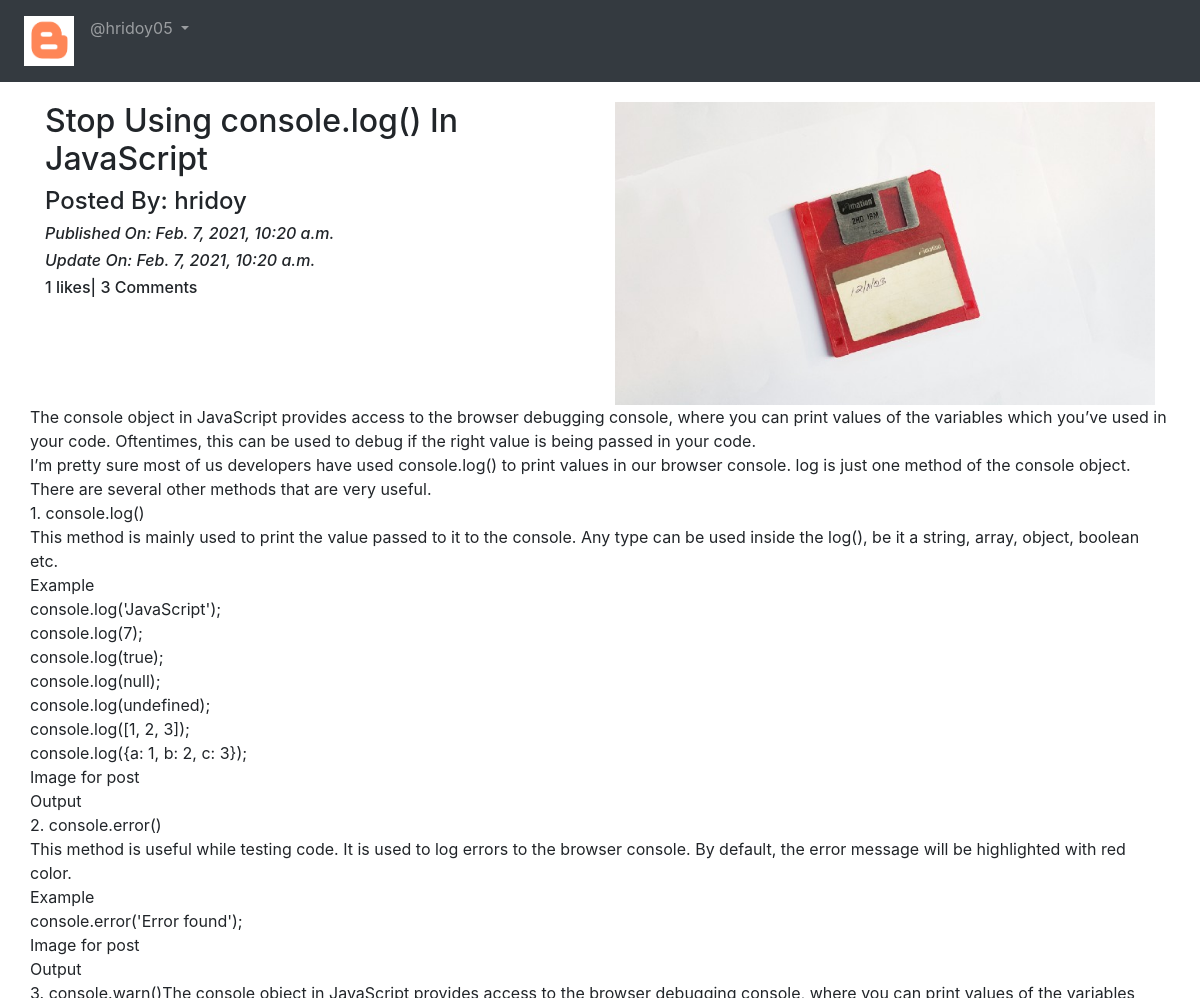
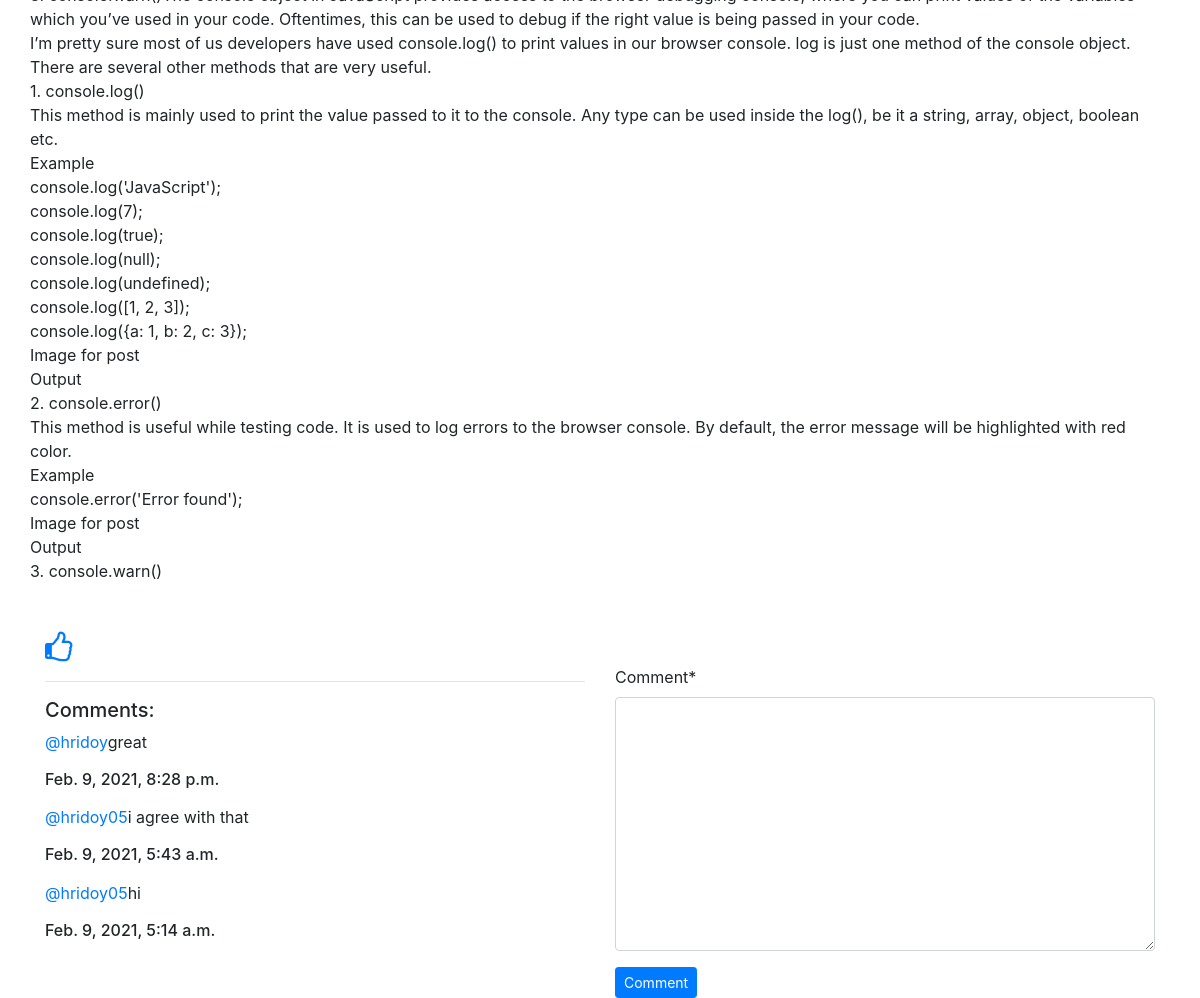
Page /blog/details/Stop-Using-console.log()-In-JavaScript-913d4cc9-a00d-4b66-86b7-d3de20baadc4 (signed in) on the committed database (2 pictures, top to bottom).
### App_Blog/models.py (models this page shows, shortened)
class Blog(models.Model):
    author = models.ForeignKey(User, on_delete=models.CASCADE, related_name="post_author")
    blog_title = models.CharField(max_length= 264, verbose_name="Put a title")
    slug = models.SlugField(max_length=264, unique=True)
    blog_content = models.TextField(verbose_name="What is on your mind")
    blog_image = models.ImageField(upload_to='blog_images',verbose_name="Image")
    publish_date = models.DateTimeField(auto_now_add=True)
    update_date = models.DateTimeField(auto_now=True)
    class Meta:
        ordering = ['-publish_date']

class Comment(models.Model):
    blog = models.ForeignKey(Blog, on_delete=models.CASCADE, related_name="blog_comment")
    user = models.ForeignKey(User, on_delete=models.CASCADE, related_name="user_comment")
    comment = models.TextField()
    comment_date = models.DateTimeField(auto_now_add=True)
    class Meta:
        ordering = ['-comment_date']

### App_Blog/views.py (the view, shortened to what this page needs)
# urls.py: path('details/<str:slug>',views.blog_details, name="blog_details"),
@login_required
def blog_details(request, slug):
    blog = Blog.objects.get(slug=slug)
    comment_form = CommentForm()
    already_liked = Likes.objects.filter(blog=blog, user=request.user)
    if already_liked:
        liked= True
    else:
        liked = False
    return render(request, 'App_Blog/blog_details.html', context={'blog':blog, 'comment_form':comment_form, 'liked':liked})

### App_Blog/forms.py
class CommentForm(forms.ModelForm):
    class Meta:
        model = Comment
        fields = ('comment',)

### templates/App_Blog/blog_details.html (shortened to what this page needs)
{% extends 'base.html' %}
{% load crispy_forms_tags %}
{% block body_block %}
<div class="row">
    <div class="col-sm-6">
        <h2>{{blog.blog_title}}</h2>
        <h4>Posted By: {{blog.author}}</h4>
        <i><h6>Published On: {{blog.publish_date}}</h6></i>
        <i><h6>Update On: {{blog.update_date}}</h6></i>
        <h6>{{blog.liked_blog.count}} likes| {{blog.blog_comment.count}} Comments</h6>
    </div>
    <div class="col-sm-6">
        <img src="/media/{{blog.blog_image}}" width="100%">
    </div>
    <p>
        {{blog.blog_content|linebreaks}}
    </p>
</div>
{% if not liked %}
<a href="{% url 'App_Blog:liked_post' pk=blog.pk %}">
    <i class="fa fa-thumbs-o-up fa-2x" aria-hidden="true"></i>
</a>
{% else %}
<a href="{% url 'App_Blog:unliked_post' pk=blog.pk %}">
    <i class="fa fa-thumbs-o-down fa-2x" aria-hidden="true"></i>
</a>
{% endif %}
<div class="row">
    <div class="col-sm-6">
        <hr>
        <h5>Comments:</h5>
        {% for comment in blog.blog_comment.all %}
        <p><a href="#">@{{comment.user}}</a>{{comment.comment}} </br><h6>{{comment.comment_date}}</h6></p>
        {% endfor %}
    </div>
    <div class="col-sm-6">
        <form method="POST">
            {{comment_form|crispy}}
            <button type="submit" class="btn btn-primary btn-sm">Comment</button>
        </form>
    </div>
</div>
{% endblock %}

### templates/base.html (shortened to what this page needs)
<!DOCTYPE html>
<html lang="en" dir="ltr">
    <head>
        <link rel="stylesheet" href="https://maxcdn.bootstrapcdn.com/bootstrap/4.0.0/css/bootstrap.min.css"
>
        <link rel="stylesheet" href="https://stackpath.bootstrapcdn.com/font-awesome/4.7.0/css/font-awesome.min.css">
    </head>
    <body>
        <nav class="navbar navbar-expand-sm navbar-dark bg-dark">
            <ul class="navbar-nav">
              <li class="nav-item active">
                <a class="nav-link" href="{% url 'index' %}"><img src="/media/logo.png" width="50px"></a>
            </li>
            {% if user.is_authenticated %}
            <div class="nav-item dropdown">
                <a href="" class="nav-link dropdown-toggle" id='navbardrop' data-toggle="dropdown">
                    @{{user.username}}
                </a>
            </div>
            {% endif %}
            </ul>
        </nav>
        <div class="container" style="padding-top:20px">
            {% block body_block %}
            {% endblock%}
        </div>
    </body>
</html>

### rows in the picture
Blog: blog_title "Stop Using console.log() In JavaScript", author "hridoy", publish_date "Feb. 7, 2021, 10:20 a.m.", update_date "Feb. 7, 2021, 10:20 a.m.", liked_blog.count "1", blog_comment.count "3", blog_image (picture), blog_content "The console object in JavaScript provides access to the browser debugging console, where you can print values of the variables which you’ve used in your code. Oftentimes, this can be used to debug if the right value is being passed in your code. I’m pretty sure most of us developers have used console.log() to print values in our browser console. log is just one method of the console object. There are several other methods that are very useful. 1. console.log() This method is mainly used to print the value passed to it to the console. Any type can be used inside the log(), be it a string, array, object, boolean etc. Example console.log('JavaScript'); console.log(7); console.log(true);…"
Comment: user "hridoy", comment "great", comment_date "Feb. 9, 2021, 8:28 p.m."
Comment: user "hridoy05", comment "i agree with that", comment_date "Feb. 9, 2021, 5:43 a.m."
Comment: user "hridoy05", comment "hi", comment_date "Feb. 9, 2021, 5:14 a.m."

### other values in the picture
{{ user.username }} "hridoy05"
